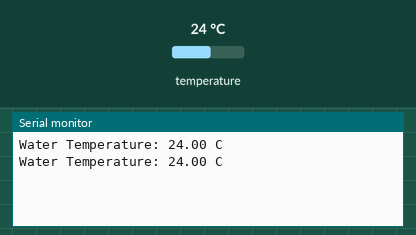
Recording of a sketch running on a simulated Arduino Uno, built with avr-gcc and run on an emulated ATmega328P. Parts: the last lines printed to the serial monitor. The test bench sets the inputs (shaded band); at power-on: temperature 24 °C.

Above: at 4.3 s.
4.4 s: temperature set to 12 °C
At 7.7 s:
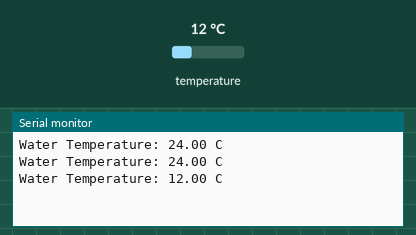
8.1 s: temperature set to 19 °C
At 9.7 s:
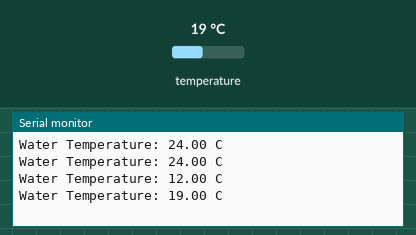
Timing chart, 0 to 11.2 s (numbered marks = the images above; inputs shaded):
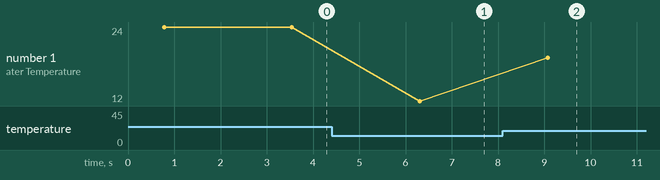

Measured:
- after the input at 4.4 s, the serial monitor: prints a new line after 1.9 s (image 1)
- after the input at 8.1 s, the serial monitor: prints a new line after 0.97 s (image 2)
- plotted number 1: 24 → 12 after the input at 4.4 s, 12 → 19 after the input at 8.1 s

The sketch:

water_temp.ino
```cpp
#include <OneWire.h>
#include <DallasTemperature.h>

// Water temperature sensor pin
#define TEMP_PIN 4

// Create temperature sensor objects
OneWire oneWire(TEMP_PIN);
DallasTemperature waterSensor(&oneWire);

// Variable to store temperature
float currentTemperature = 0.0;

void setup()
{
  Serial.begin(115200);

  // Start DS18B20 temperature sensor
  waterSensor.begin();
}

void loop()
{
  // Request temperature reading
  waterSensor.requestTemperatures();

  // Get temperature in Celsius
  float temperature =
    waterSensor.getTempCByIndex(0);

  // Check if sensor is disconnected
  if (temperature == DEVICE_DISCONNECTED_C)
  {
    Serial.println("Temperature sensor disconnected!");

    currentTemperature = 0.0;
  }
  else
  {
    currentTemperature = temperature;

    Serial.print("Water Temperature: ");
    Serial.print(currentTemperature, 2);
    Serial.println(" C");
  }

  delay(2000);
}
```
